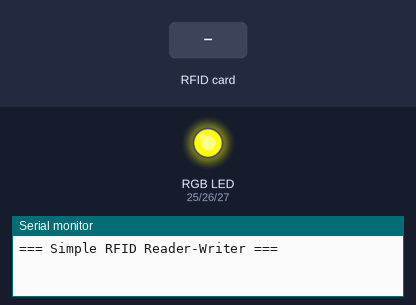
This sketch was run on a simulated ESP32. Parts: an RGB LED mixed from three pins (HIGH = lit), the last lines printed to the serial monitor. Dashed ring = blinking. Inputs (shaded band) come from the test bench. WiFi joins after 1.5 s; servers stay silent unless stated.

Above: at 2.1 s.
At 10.4 s:
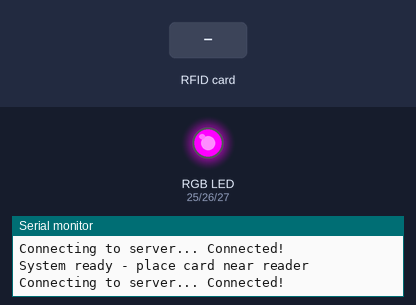
10.5 s: RFID card 5E 7A 19 C4 held to the reader
At 15.64 s:
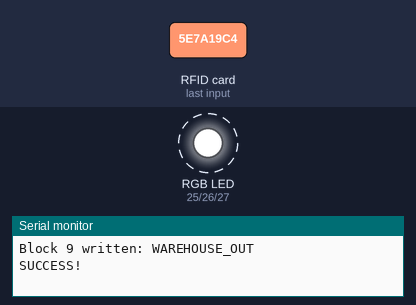
Timing chart, 0 to 18.0 s (numbered marks = the images above; inputs shaded):
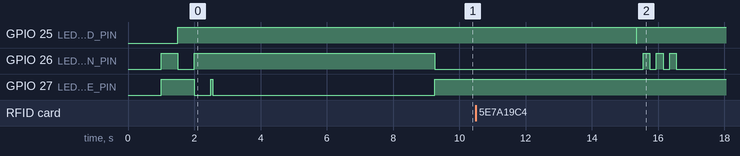

The sketch:

warehouse_out.ino
```cpp
#include <WiFi.h>
#include <SPI.h>
#include <MFRC522.h>

// WiFi credentials
const char* ssid = "mitanshu";
const char* password = "qwerty123";

// Server details
const char* server_ip = "10.102.191.109";
const uint16_t server_port = 1234;
WiFiClient client;

// RFID pins
#define RFID_SS_PIN    5
#define RFID_RST_PIN   22

// LED pins
#define LED_RED_PIN     25
#define LED_GREEN_PIN   26
#define LED_BLUE_PIN    27

MFRC522 mfrc522(RFID_SS_PIN, RFID_RST_PIN);
MFRC522::MIFARE_Key key;

// Simple data to write to Block 9 (16 bytes)
String block9_string = "WAREHOUSE_OUT"; // 16 characters exactly

// Variables
String lastCardUID = "";
unsigned long lastCardTime = 0;
const unsigned long CARD_COOLDOWN = 3000;
uint16_t sequenceCounter = 1;
bool serverConnected = false;

void setup() {
  Serial.begin(115200);
  delay(1000);

  Serial.println("=== Simple RFID Reader-Writer ===");

  // Initialize pins
  pinMode(LED_RED_PIN, OUTPUT);
  pinMode(LED_GREEN_PIN, OUTPUT);
  pinMode(LED_BLUE_PIN, OUTPUT);

  // Test LED
  setColor(255, 0, 0); delay(500);  // Red
  setColor(0, 255, 0); delay(500);  // Green
  setColor(0, 0, 255); delay(500);  // Blue
  setColor(0, 0, 0);                // Off

  // Initialize RFID
  SPI.begin();
  mfrc522.PCD_Init();

  // Set RFID key (default)
  for (byte i = 0; i < 6; i++) {
    key.keyByte[i] = 0xFF;
  }

  // Connect WiFi
  WiFi.begin(ssid, password);
  setColor(0, 0, 255); // Blue for connecting

  while (WiFi.status() != WL_CONNECTED) {
    delay(500);
    Serial.print(".");
  }

  Serial.println("\nWiFi connected!");
  Serial.print("IP: ");
  Serial.println(WiFi.localIP());

  // Connect to server
  connectToServer();

  Serial.println("System ready - place card near reader");
  setColor(0, 255, 0); // Green for ready
}

void connectToServer() {
  Serial.print("Connecting to server...");

  if (client.connect(server_ip, server_port)) {
    Serial.println(" Connected!");
    client.println("READER_WRITER_READY");

    // Wait for response
    unsigned long timeout = millis() + 5000;
    while (millis() < timeout) {
      if (client.available()) {
        String response = client.readStringUntil('\n');
        response.trim();
        Serial.println("Server: " + response);

        if (response == "ACK_READER_WRITER_READY") {
          serverConnected = true;
          break;
        }
      }
      delay(10);
    }
  } else {
    Serial.println(" Failed!");
    serverConnected = false;
    setColor(255,0,0);
  }
}

void loop() {
  // Check for new card
  if (mfrc522.PICC_IsNewCardPresent() && mfrc522.PICC_ReadCardSerial()) {

    // Get card UID
    String cardUID = "";
    for (byte i = 0; i < mfrc522.uid.size; i++) {
      if (mfrc522.uid.uidByte[i] < 0x10) cardUID += "0";
      cardUID += String(mfrc522.uid.uidByte[i], HEX);
    }
    cardUID.toUpperCase();

    // Check cooldown
    if (cardUID == lastCardUID && (millis() - lastCardTime) < CARD_COOLDOWN) {
      mfrc522.PICC_HaltA();
      mfrc522.PCD_StopCrypto1();
      return;
    }

    Serial.println("\n--- Card Detected ---");
    Serial.println("UID: " + cardUID);

    lastCardUID = cardUID;
    lastCardTime = millis();

    setColor(255, 255, 0); // Yellow for processing

    // Read Block 8 and Write Block 9
    String block8_data = "";
    String block9_data = "";

    if (readBlock8(block8_data) && writeBlock9(block9_data)) {
      Serial.println("SUCCESS!");

      // Send log to server
      if (serverConnected && client.connected()) {
        String logMessage = "RFID_LOG|UID:" + cardUID +
                           "|BLOCK8:" + block8_data +
                           "|BLOCK9:" + block9_data +
                           "|SEQ:" + String(sequenceCounter++);

        client.println(logMessage);
        Serial.println("Sent: " + logMessage);

        // Wait for server response
        unsigned long timeout = millis() + 3000;
        while (millis() < timeout) {
          if (client.available()) {
            String response = client.readStringUntil('\n');
            response.trim();
            Serial.println("Server: " + response);
            break;
          }
          delay(10);
        }
      }

      // Success flash
      for(int i = 0; i < 3; i++) {
        setColor(0, 255, 0);
        delay(200);
        setColor(0, 0, 0);
        delay(200);
      }

    } else {
      Serial.println("FAILED!");
      setColor(255,0,0);

      // Error flash
      for(int i = 0; i < 3; i++) {
        setColor(255, 0, 0);
        delay(200);
        setColor(0, 0, 0);
        delay(200);
      }
    }

    mfrc522.PICC_HaltA();
    mfrc522.PCD_StopCrypto1();

    setColor(0, 255, 0); // Back to ready
    delay(1000);
  }

  // Reconnect if needed
  if (!client.connected() && serverConnected) {
    serverConnected = false;
    Serial.println("Lost server connection");
  }

  if (!serverConnected && WiFi.status() == WL_CONNECTED) {
    static unsigned long lastReconnect = 0;
    if (millis() - lastReconnect > 10000) {
      lastReconnect = millis();
      connectToServer();
    }
  }

  delay(100);
}

bool readBlock8(String &data) {
  // Authenticate Block 8
  if (mfrc522.PCD_Authenticate(MFRC522::PICC_CMD_MF_AUTH_KEY_A, 8, &key, &(mfrc522.uid)) != MFRC522::STATUS_OK) {
    Serial.println("Block 8 auth failed");
    return false;
  }

  // Read Block 8
  byte buffer[18];
  byte size = sizeof(buffer);

  if (mfrc522.MIFARE_Read(8, buffer, &size) != MFRC522::STATUS_OK) {
    Serial.println("Block 8 read failed");
    return false;
  }

  // Interpret Block 8 data - assuming it contains structured data
  // First 4 bytes as card ID (little endian)
  uint32_t cardID = (buffer[3] << 24) | (buffer[2] << 16) | (buffer[1] << 8) | buffer[0];

  // Next 4 bytes as timestamp (little endian)
  uint32_t timestamp = (buffer[7] << 24) | (buffer[6] << 16) | (buffer[5] << 8) | buffer[4];

  // Create readable format
  data = "CardID:" + String(cardID) + ",Timestamp:" + String(timestamp);

  // Add any readable text from remaining bytes
  String textPart = "";
  for (byte i = 8; i < 16; i++) {
    if (buffer[i] >= 32 && buffer[i] <= 126) {
      textPart += (char)buffer[i];
    } else if (buffer[i] == 0) {
      break;
    }
  }

  if (textPart.length() > 0) {
    data += ",Text:" + textPart;
  }

  Serial.println("Block 8 decoded: " + data);
  Serial.print("Raw bytes: ");
  for (byte i = 0; i < 16; i++) {
    Serial.print("0x");
    if (buffer[i] < 0x10) Serial.print("0");
    Serial.print(buffer[i], HEX);
    Serial.print(" ");
  }
  Serial.println();

  return true;
}

bool writeBlock9(String &data) {
  // Authenticate Block 9
  if (mfrc522.PCD_Authenticate(MFRC522::PICC_CMD_MF_AUTH_KEY_A, 9, &key, &(mfrc522.uid)) != MFRC522::STATUS_OK) {
    Serial.println("Block 9 auth failed");
    return false;
  }

  // Prepare data to write (16 bytes)
  byte writeBuffer[16];

  // Make sure string is exactly 16 characters
  String writeString = block9_string;
  while (writeString.length() < 16) {
    writeString += " "; // Pad with spaces
  }
  if (writeString.length() > 16) {
    writeString = writeString.substring(0, 16); // Truncate
  }

  // Convert string to bytes
  for (int i = 0; i < 16; i++) {
    writeBuffer[i] = writeString.charAt(i);
  }

  // Write to Block 9
  if (mfrc522.MIFARE_Write(9, writeBuffer, 16) != MFRC522::STATUS_OK) {
    Serial.println("Block 9 write failed");
    return false;
  }

  // Return the readable text that was written
  data = writeString;

  Serial.println("Block 9 written: " + writeString);
  return true;
}

void setColor(int red, int green, int blue) {
  // Common positive RGB LED - invert values
  analogWrite(LED_RED_PIN, 255 - red);
  analogWrite(LED_GREEN_PIN, 255 - green);
  analogWrite(LED_BLUE_PIN, 255 - blue);
}
```

Measured:
- after the input at 10.5 s, GPIO 25 (LED_RED_PIN): HIGH → LOW after 4.8 s, → HIGH 0.01 s later; GPIO 26 (LED_GREEN_PIN): alternates HIGH for 0.20 s and LOW for 0.20 s, 6 changes in all, then stays LOW, starting after 5.0 s
